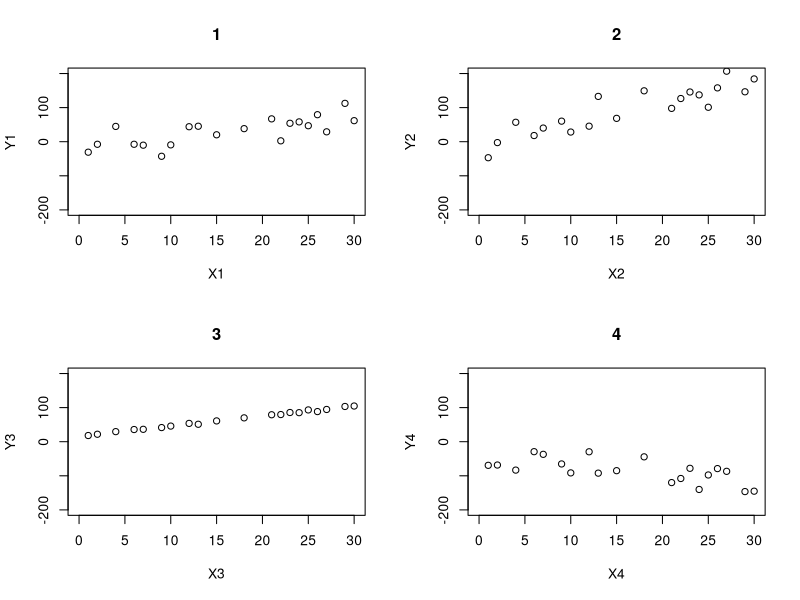
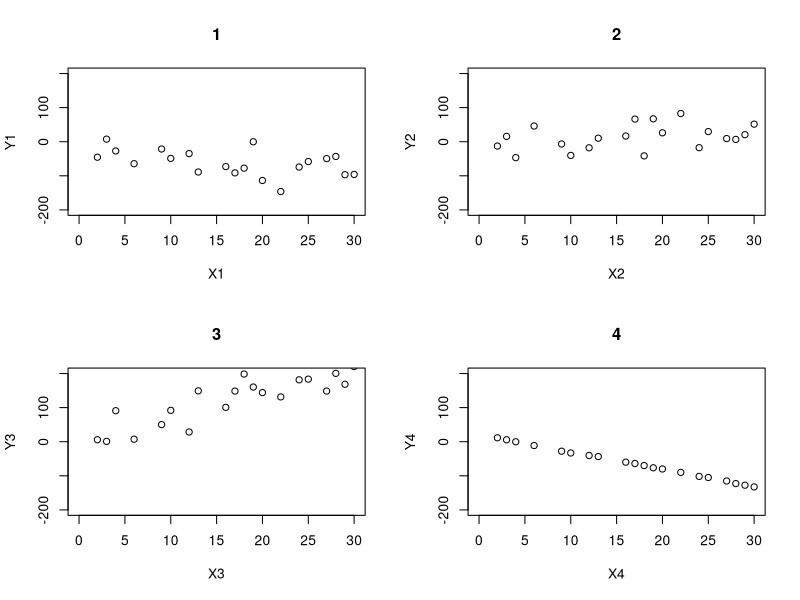
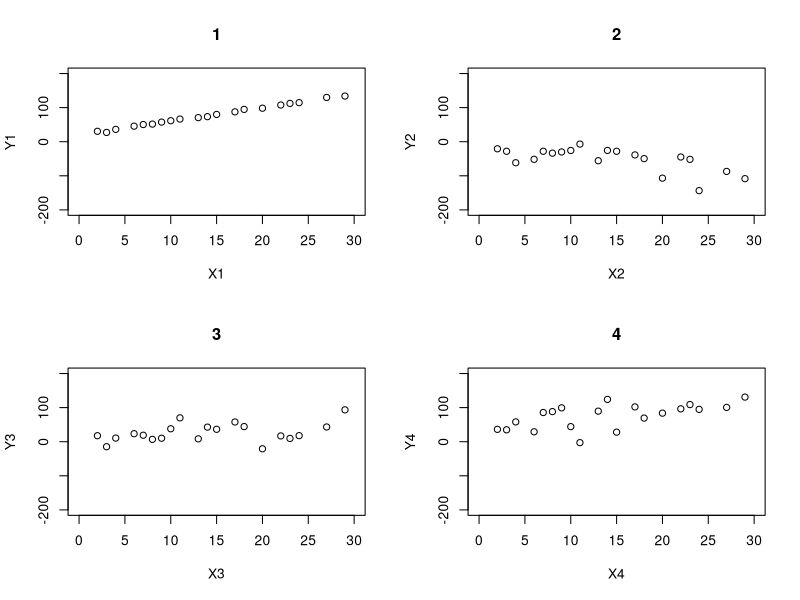
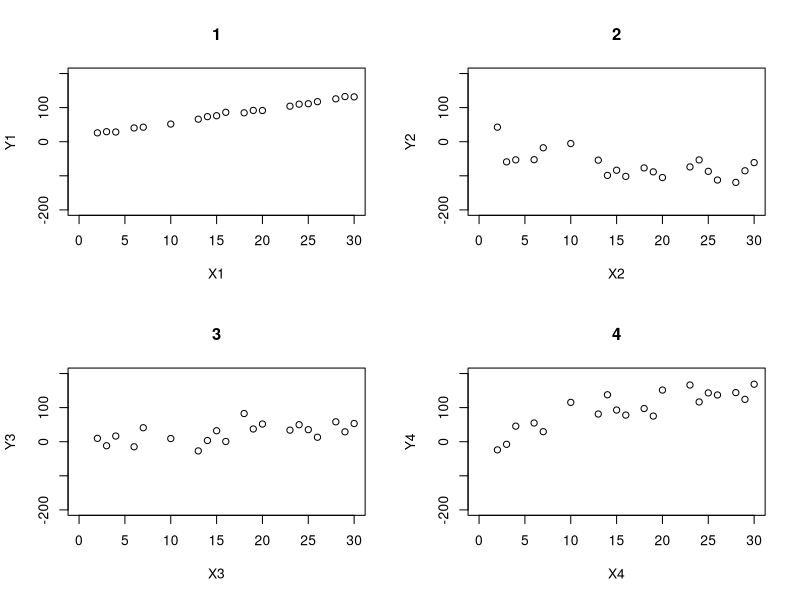
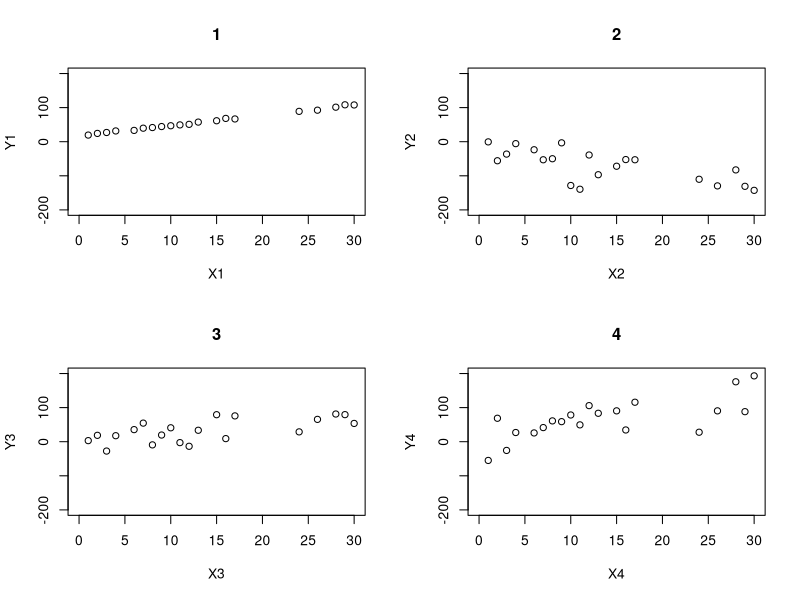
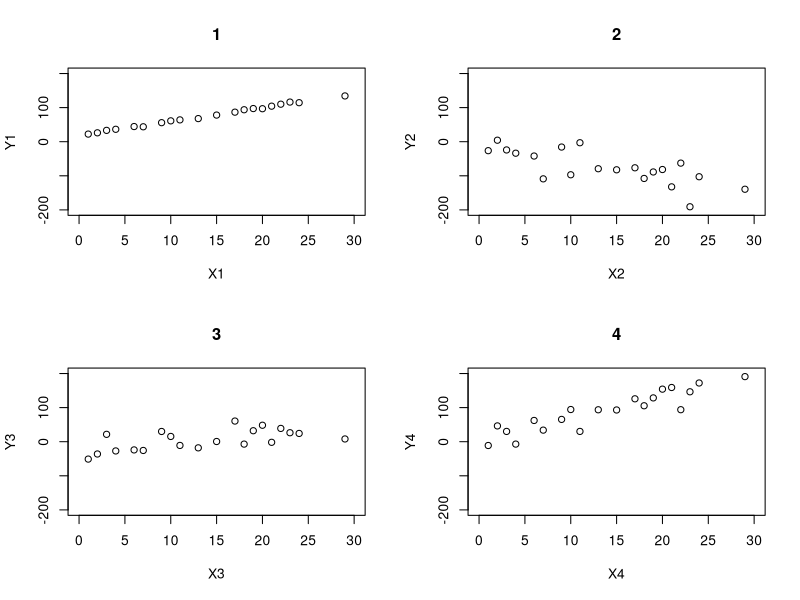
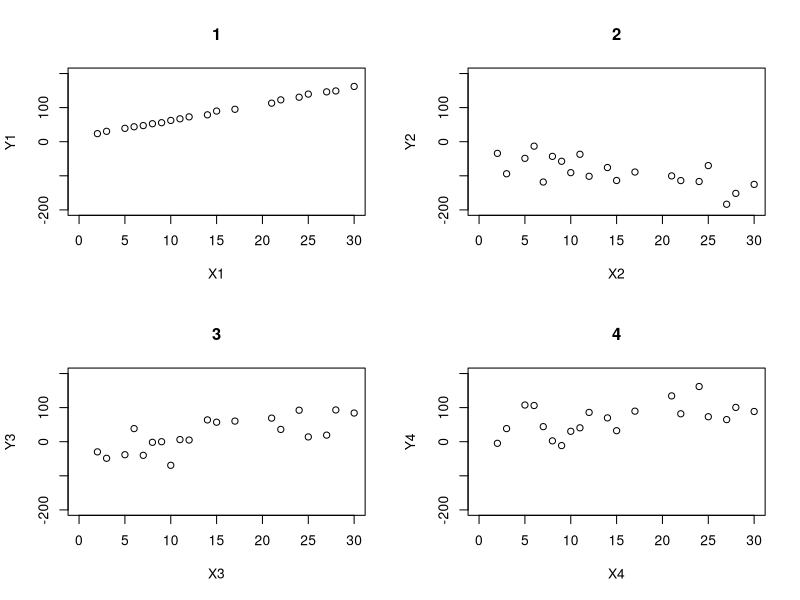
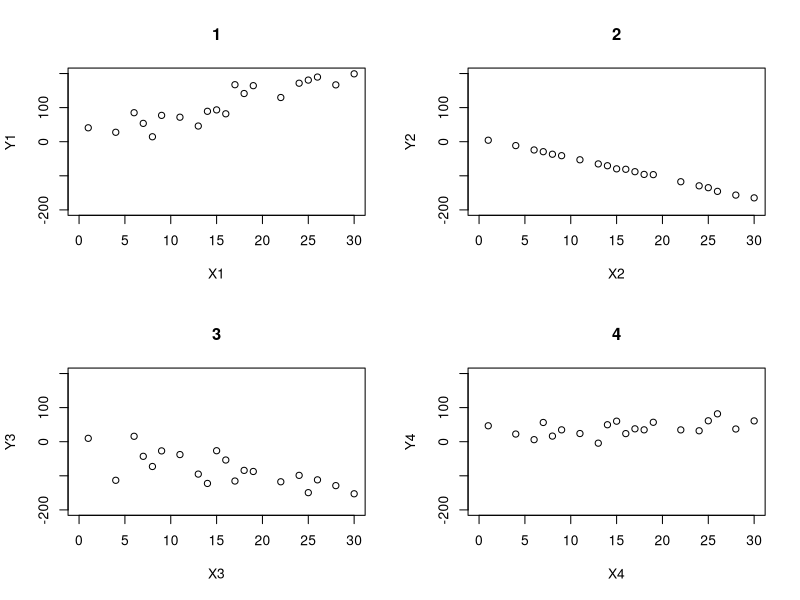

Write the R code that produced these figures, in order. (Note: this script raises an error after producing the figures.)
##### CorrMC1 #####
CorrMC1= function(
title = "CorrMC1", # Question-bank title that will be easily viewable in e-learning
n = 200, # Number of questions to generate
type = "MC", # The question type, one of many possible types on e-learning
answers = 4, # Number of answers per MC question
points.per.q = 4, # Number of points the question is worth (on the test)
difficulty = 1, # An easily viewable difficulty level on e-learning
quest.txt1 = "Four scatterplots of two variables Y vs. X are depicted above. Determine which image depicts the strongest correlation between Y and X.", # This is static text for the question
digits = 2, # This is the number of decimal places to round off the data
loc.path = "/Users/josephyang/Desktop/School Stuff/STAT 1600/Course Development/Question Generators/Stat1600-QGen/CorrMC1 images/", # This is the local path used to store any randomly generated image files
e.path = "Images/", # This is the path on e-learning used to store any above-implemented image files
hint = "No calculation is necessary. Just interpret the above graph.", # This is a student hint, visible to them during the exam on e-learning
feedback = "Strongest correlations have points closest to a line of best fit." # This is student feedback, visible after the exam
)
{
param <- c("NewQuestion","ID","Title","QuestionText","Points","Difficulty", "Image",
           rep("Option", answers),"Hint","Feedback") # These are setting row names for the CSV file
questions <- data.frame() # This opens a data frame to store the randomly generated questions below
for(i in 1:n)
{
  ID <- paste(title, i, sep = "-") # The ID of the specific question within the bank, title + question number in the loop
  points <- sample(c(rep(0,answers-1),100),replace=F) # The proportion of points assigned to each possible answer, 1 if correct or 0 if incorrect
  corr.ind <- 7 + which.max(points) # This is the row index of the correct answer
  X <- sample(1:30, size = 20); X1 <- X; X2 <- X; X3 <- X; X4 <- X # randomly generating the data points of x-axis for all four scatterplots
  decis <- sample(1:4, size = 1) # Randomly generating indication number for each of four scatterplots
  if(decis == 1)
  {
    Y1 <- sample(10:20, size = 1) + sample(3:6, size = 1)*X + rnorm(length(X),0,30)
    Y2 <- sample(10:20, size = 1) + sample(seq(-6, -3, 1), size = 1)*X + rnorm(length(X),0,2)
    Y3 <- sample(seq(-20, -10, 1), size = 1) + sample(seq(-4, -3, 1), size = 1)*X + rnorm(length(X),0,30)
    Y4 <- sample(seq(-20, -10, 1), size = 1) + sample(seq(2, 3, 1), size = 1)*X + rnorm(length(X), 0, 30)
  }
  else{if(decis == 2)
  {
    Y2 <- sample(10:20, size = 1) + sample(3:6, size = 1)*X + rnorm(length(X),0,30)
    Y3 <- sample(10:20, size = 1) + sample(3:6, size = 1)*X + rnorm(length(X),0,2)
    Y4 <- sample(seq(-20, -10, 1), size = 1) + sample(seq(-4, -3, 1), size = 1)*X + rnorm(length(X),0,30)
    Y1 <- sample(seq(-20, -10, 1), size = 1) + sample(seq(2, 3, 1), size = 1)*X + rnorm(length(X), 0, 30)
  }
    else{if(decis == 3)
    {
      Y3 <- sample(10:20, size = 1) + sample(3:6, size = 1)*X + rnorm(length(X),0,30)
      Y4 <- sample(10:20, size = 1) + sample(seq(-6, -3, 1), size = 1)*X + rnorm(length(X),0,2)
      Y1 <- sample(seq(-20, -10, 1), size = 1) + sample(seq(-4, -3, 1), size = 1)*X + rnorm(length(X),0,30)
      Y2 <- sample(seq(-20, -10, 1), size = 1) + sample(seq(2, 3, 1), size = 1)*X + rnorm(length(X), 0, 30)
    }
      else{if(decis == 4)
      {
        Y4 <- sample(10:20, size = 1) + sample(3:6, size = 1)*X + rnorm(length(X),0,30)
        Y1 <- sample(10:20, size = 1) + sample(3:6, size = 1)*X + rnorm(length(X),0,2)
        Y2 <- sample(seq(-20, -10, 1), size = 1) + sample(seq(-4, -3, 1), size = 1)*X + rnorm(length(X),0,30)
        Y3 <- sample(seq(-20, -10, 1), size = 1) + sample(seq(2, 3, 1), size = 1)*X + rnorm(length(X), 0, 30)
      }}}} # randomly generating the y-axis value depending on the indicator value of the scatterplots
  r1 <- cor(X1, Y1); r2 <- cor(X2, Y2); r3 <- cor(X3, Y3); r4 <- cor(X4, Y4) # generating correlation value for each of the scatterplots
  r <- abs(c(r1,r2,r3,r4)) # vector of absolute values of all the four scatterplots
  corr.ans <- which.max(r) # This is the correct answer to the question
  ans.txt <- 1:4 # Finding the indicator number of the scatterplot having maximum correlation value among all the four 
  ans.txt <- c(ans.txt[ans.txt != corr.ans], "None of the Above") # These are randomly generated incorrect answers
  content <- c(type, ID, ID, quest.txt1,
               points.per.q, difficulty, paste(e.path, paste(title, i, sep = "-"), ".jpeg", sep = ""),
               points, hint, feedback) # This is collecting a lot of the above information into a single vector
  options <- c(rep("",7), ans.txt, rep("",2)) # This is collecting the incorrect answers above, and indexing them correctly by row
  options[corr.ind] <- corr.ans # This is imputing the correct answer at the appropriate row index
  questions[(1+(9+answers)*i):((9+answers)*(i+1)),1] <- param # This is indexing and storing all the row names
  questions[(1+(9+answers)*i):((9+answers)*(i+1)),2] <- content # Indexing and storing all the content
  questions[(1+(9+answers)*i):((9+answers)*(i+1)),3] <- options # Indexing and storing the answers, both incorrect and correct
  jpeg(filename=paste(loc.path, paste(title, i, sep = "-"), ".jpeg", sep = "")) # creating the image files in the designated place
  par(mfrow=c(2,2)) # creating the graphical parameter that two scatterplots are drawn in two rows
  plot(X1, Y1, xlim=c(0,30), ylim = c(-200, 200)); title(1) 
  plot(X2, Y2, xlim=c(0,30), ylim = c(-200, 200)); title(2)
  plot(X3, Y3, xlim=c(0,30), ylim = c(-200, 200)); title(3)
  plot(X4, Y4, xlim=c(0,30), ylim = c(-200, 200)); title(4); # setting up the boundary limits of x-axis and y-axis for each of the scatterplots
  dev.off()
}
questions <- questions[((10+answers)):((9+answers)*(n+1)),] # Storing only what's needed for e-learning upload as a CSV file
write.table(questions, sep=",", file=paste(title, ".csv", sep = ""),
            row.names=F, col.names=F) # Writing the CSV file
}

CorrMC1() # creating the csv file

